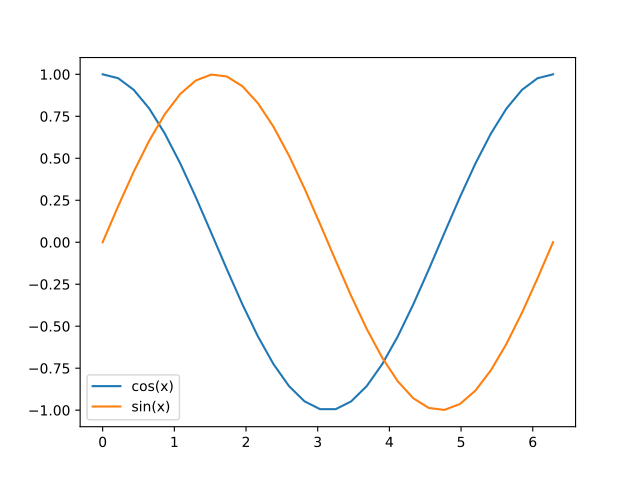

The script that drew this image:
import numpy as np
import matplotlib.pyplot as plt

x = np.linspace(0, 2*np.pi, 30)
y1 = np.cos(x)
y2 = np.sin(x)
plt.plot(x, y1, label="cos(x)")
plt.plot(x, y2, label="sin(x)")
plt.legend()

plt.show()
